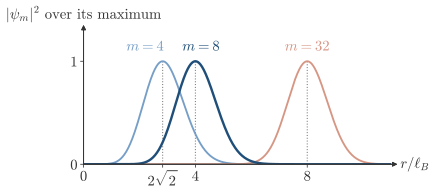

Write Python code to recreate this figure.
"""Session 4, section 4.13, the radius of the maximum of |psi_m|^2 in the lowest Landau level.

|psi_m|^2 = r^(2m) exp(-r^2 / 2 l_B^2) of (4.10) in units of l_B, each curve divided by its own maximum. The maximum is at
r_m = sqrt(2m) l_B, which is 2 sqrt(2) for m=4, 4 for m=8 and 8 for m=32. A ring of radius r encloses r^2/2 l_B^2 flux
quanta, so the ring of the orbital m encloses m of them, 4 for 2 sqrt(2) and 32 for 8, the numbers of the feedback of the
quiz. Redrawn on 2026-11-21 with the ticks of both axes, under the same name."""
import os, sys
sys.path.insert(0, os.path.join(os.path.dirname(os.path.abspath(__file__)), '..'))
import numpy as np
import matplotlib.pyplot as plt
import style
plt.rcParams.update({'font.size': 11})          # labels a size up from style.py, so that they stay readable on a phone

r = np.linspace(1e-6, 11, 2000)


def dens(m):
    lg = 2 * m * np.log(r) - r ** 2 / 2
    return np.exp(lg - lg.max())


for m in (4, 8, 32):
    assert abs(r[np.argmax(dens(m))] - np.sqrt(2 * m)) < 0.01           # the maximum at sqrt(2m)
    assert abs(np.sqrt(2 * m) ** 2 / 2 - m) < 1e-12                      # the ring encloses m flux quanta
assert abs(np.sqrt(2 * 8) - 4) < 1e-12 and abs(np.sqrt(2 * 4) - 2 * np.sqrt(2)) < 1e-12 and abs(np.sqrt(2 * 32) - 8) < 1e-12

fig, ax = style.figure(width_cm=10.5, height_cm=4.6)
ax.set_xlim(0, 11); ax.set_ylim(0, 1.3)
for m, col in ((4, style.LIGHT), (32, style.WARM), (8, style.ACCENT)):
    ax.plot(r, dens(m), color=col, lw=1.8 if m == 8 else 1.4)
    ax.vlines(np.sqrt(2 * m), 0, 1, color=style.MUTED, lw=0.8, ls=':', zorder=0)
style.label(ax, 2.2, 1.14, r'$m=4$', color=style.LIGHT, fontsize=11)
style.label(ax, 4.2, 1.14, r'$m=8$', color=style.ACCENT, fontsize=11)
style.label(ax, 8.0, 1.14, r'$m=32$', color=style.WARM, fontsize=11)
style.arrows(ax, xlabel=r'$r/\ell_B$', ylabel=r'$|\psi_m|^2$ over its maximum')
ax.set_xticks([0, 2 * np.sqrt(2), 4, 8]); ax.set_xticklabels(['0', r'$2\sqrt{2}$', '4', '8'], fontsize=11)
ax.set_yticks([0, 1]); ax.set_yticklabels(['0', '1'], fontsize=11)
ax.tick_params(length=2.5, width=0.6, pad=2)
style.save(fig, __file__)
